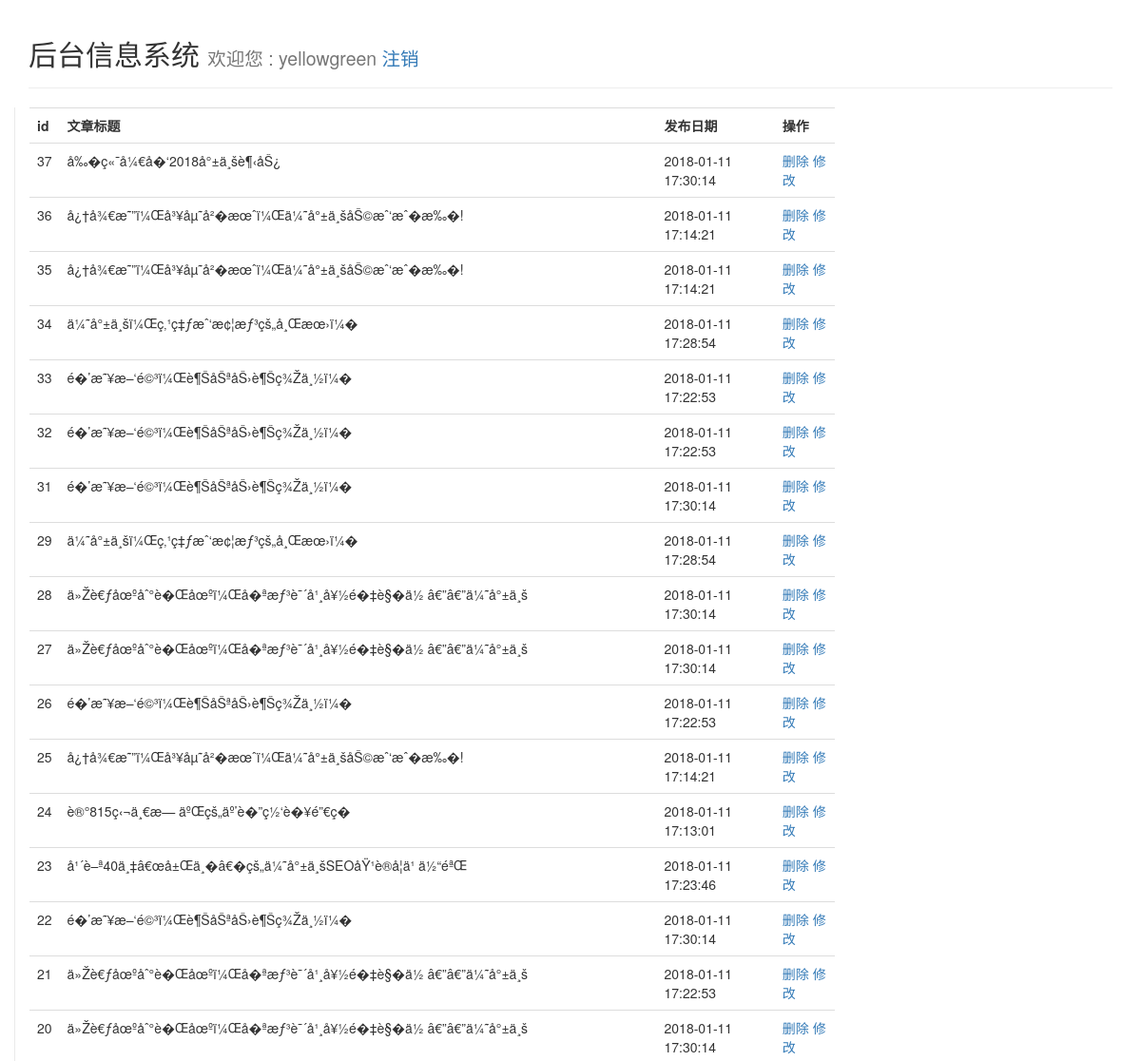
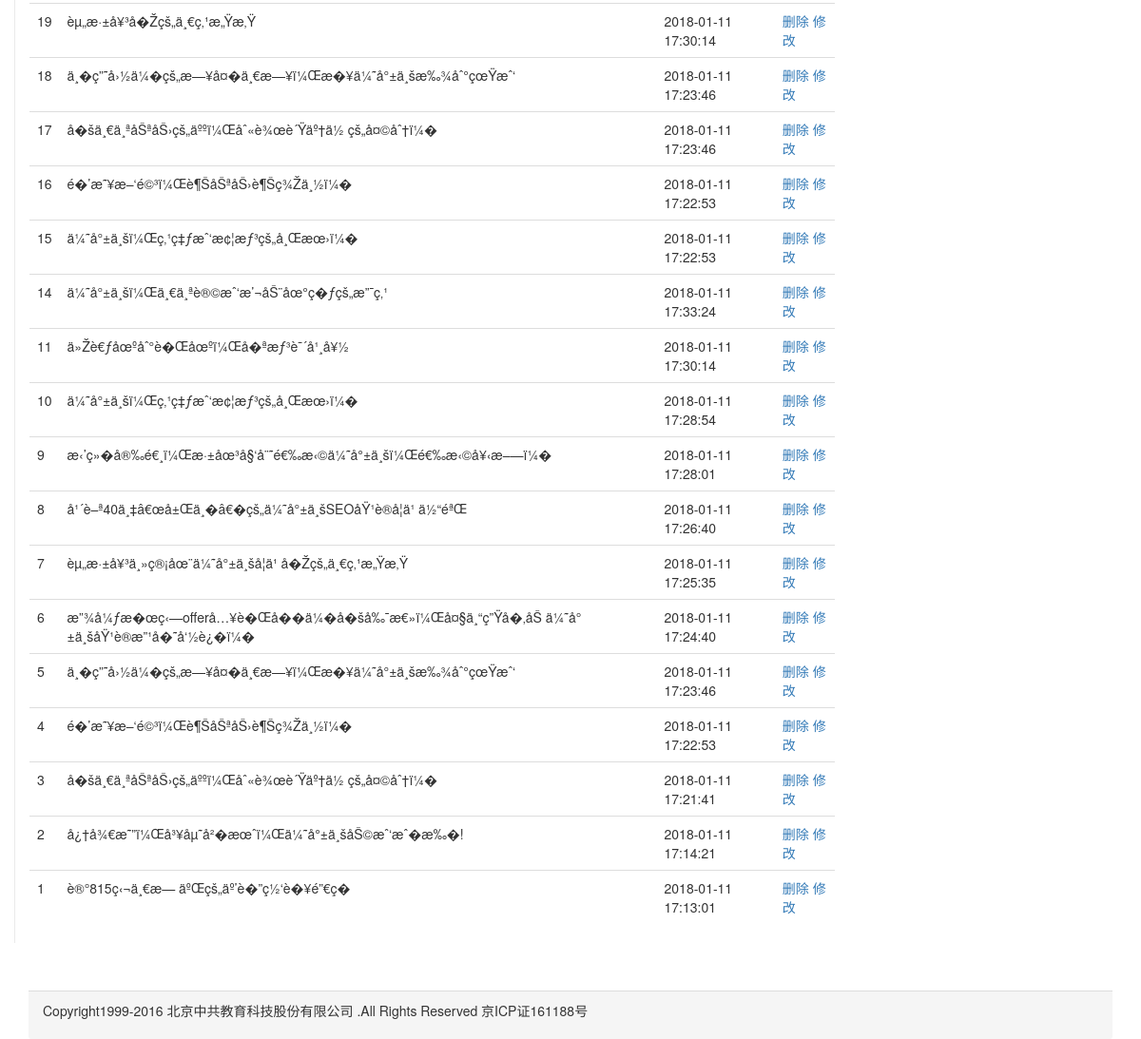
Screenshot of /admin/column.php (signed in) with the database file from the repository (2 pictures, top to bottom).
### tables this page shows
CREATE TABLE IF NOT EXISTS `u_article` (
  `u_id` int(10) unsigned NOT NULL AUTO_INCREMENT,
  `u_title` varchar(300) NOT NULL,
  `u_column` varchar(100) NOT NULL,
  `u_description` text NOT NULL,
  `u_keywords` varchar(100) NOT NULL,
  `u_contents` text NOT NULL,
  `u_thumb` varchar(200) NOT NULL,
  `u_author` varchar(100) NOT NULL,
  `u_add_date` varchar(50) NOT NULL,
  PRIMARY KEY (`u_id`)
);

### admin/column.php (the view, shortened to what this page needs)
<?php
$con = new mysqli('localhost', 'root', 'root', 'myitem');
$sql = "SELECT * FROM u_article ORDER BY u_id DESC";
$result = $con->query($sql);
?>
<!doctype html>
<html lang="zh-CN">
<head>
    <?php include "../include/head.php"; ?>
</head>
<body class="backend">
<div class="container">
    <?php include "include/column_header.php"; ?>
    <div class="row">
        <div class="col-md-9" style="border-left:1px solid #eaeaea;">
            <table class="table">
                <tr>
                    <th>id</th>
                    <th>文章标题</th>
                    <th>发布日期</th>
                    <th>操作</th>
                </tr>
                <?php
                if ($result->num_rows > 0) {
                    while ($row = $result->fetch_assoc()) {
                ?>
                        <tr>
                            <td><?php echo $row['u_id']?></td>
                            <td><?php echo $row['u_title']?></td>
                            <td><?php echo date('Y-m-d H:i:s',$row['u_add_date'])?></td>
                            <td>
                                <a href="javascript:" onclick="deleteDate(<?php echo $row['u_id']?>)">删除</a>
                                <a href="edit.php?id=<?php echo $row['u_id']?>">修改</a>
                            </td>
                        </tr>
                <?php
                    }
                } else {
                    ?>
                    <tr>
                        <td colspan="4" style="text-align: center">没有数据</td>
                    </tr>
            <?php
                }
            ?>
            </table>
        </div>
    </div>
</div>
</body>
</html>

### include/head.php (shortened to what this page needs)
<link href="../css/bootstrap.css" rel="stylesheet">
<link rel="stylesheet" href="../css/public.css">

### admin/include/column_header.php (shortened to what this page needs)
<div class="page-header">
    <h2>后台信息系统
        <small>欢迎您 : <?php echo $_SESSION['htuser']; ?>
            <a href="php/dohtlogout.php">注销</a>
        </small>
    </h2>
</div>

### css/public.css (style rules this page uses)
body { padding-top: 50px; }

### admin/column.php (style rules this page uses)
body { padding-top: 0; }
.backend .footer { margin-top: 50px; }

### rows the page displays
u_article: u_id "37", u_title "å‰�ç«¯å¼€å�‘2018å°±ä¸šè¶‹åŠ¿", u_add_date "2018-01-11 17:30:14"
u_article: u_id "36", u_title "å¿†å¾€æ˜”ï¼Œå³¥åµ˜å²�æœˆï¼Œä¼˜å°±ä¸šåŠ©æˆ‘æˆ�æ‰�!", u_add_date "2018-01-11 17:14:21"
u_article: u_id "35", u_title "å¿†å¾€æ˜”ï¼Œå³¥åµ˜å²�æœˆï¼Œä¼˜å°±ä¸šåŠ©æˆ‘æˆ�æ‰�!", u_add_date "2018-01-11 17:14:21"
u_article: u_id "34", u_title "ä¼˜å°±ä¸šï¼Œç‚¹ç‡ƒæˆ‘æ¢¦æƒ³çš„å¸Œæœ›ï¼�", u_add_date "2018-01-11 17:28:54"
u_article: u_id "33", u_title "é�’æ˜¥æ–‘é©³ï¼Œè¶ŠåŠªåŠ›è¶Šç¾Žä¸½ï¼�", u_add_date "2018-01-11 17:22:53"
u_article: u_id "32", u_title "é�’æ˜¥æ–‘é©³ï¼Œè¶ŠåŠªåŠ›è¶Šç¾Žä¸½ï¼�", u_add_date "2018-01-11 17:22:53"
u_article: u_id "31", u_title "é�’æ˜¥æ–‘é©³ï¼Œè¶ŠåŠªåŠ›è¶Šç¾Žä¸½ï¼�", u_add_date "2018-01-11 17:30:14"
u_article: u_id "29", u_title "ä¼˜å°±ä¸šï¼Œç‚¹ç‡ƒæˆ‘æ¢¦æƒ³çš„å¸Œæœ›ï¼�", u_add_date "2018-01-11 17:28:54"
u_article: u_id "28", u_title "ä»Žè€ƒåœºåˆ°è�Œåœºï¼Œå�ªæƒ³è¯´å¹¸å¥½é�‡è§�ä½ â€”â€”ä¼˜å°±ä¸š", u_add_date "2018-01-11 17:30:14"
u_article: u_id "27", u_title "ä»Žè€ƒåœºåˆ°è�Œåœºï¼Œå�ªæƒ³è¯´å¹¸å¥½é�‡è§�ä½ â€”â€”ä¼˜å°±ä¸š", u_add_date "2018-01-11 17:30:14"
u_article: u_id "26", u_title "é�’æ˜¥æ–‘é©³ï¼Œè¶ŠåŠªåŠ›è¶Šç¾Žä¸½ï¼�", u_add_date "2018-01-11 17:22:53"
u_article: u_id "25", u_title "å¿†å¾€æ˜”ï¼Œå³¥åµ˜å²�æœˆï¼Œä¼˜å°±ä¸šåŠ©æˆ‘æˆ�æ‰�!", u_add_date "2018-01-11 17:14:21"
u_article: u_id "24", u_title "è®°815ç‹¬ä¸€æ— äºŒçš„äº’è�”ç½‘è�¥é”€ç�­", u_add_date "2018-01-11 17:13:01"
u_article: u_id "23", u_title "å¹´è–ª40ä¸‡â€œå±Œä¸�â€�çš„ä¼˜å°±ä¸šSEOåŸ¹è®­å­¦ä¹ ä½“éªŒ", u_add_date "2018-01-11 17:23:46"
u_article: u_id "22", u_title "é�’æ˜¥æ–‘é©³ï¼Œè¶ŠåŠªåŠ›è¶Šç¾Žä¸½ï¼�", u_add_date "2018-01-11 17:30:14"
u_article: u_id "21", u_title "ä»Žè€ƒåœºåˆ°è�Œåœºï¼Œå�ªæƒ³è¯´å¹¸å¥½é�‡è§�ä½ â€”â€”ä¼˜å°±ä¸š", u_add_date "2018-01-11 17:22:53"
u_article: u_id "20", u_title "ä»Žè€ƒåœºåˆ°è�Œåœºï¼Œå�ªæƒ³è¯´å¹¸å¥½é�‡è§�ä½ â€”â€”ä¼˜å°±ä¸š", u_add_date "2018-01-11 17:30:14"
u_article: u_id "19", u_title "èµ„æ·±å¥³å�Žçš„ä¸€ç‚¹æ„Ÿæ‚Ÿ", u_add_date "2018-01-11 17:30:14"
u_article: u_id "18", u_title "ä¸�ç”˜å›½ä¼�çš„æ—¥å¤�ä¸€æ—¥ï¼Œæ�¥ä¼˜å°±ä¸šæ‰¾åˆ°çœŸæˆ‘", u_add_date "2018-01-11 17:23:46"
u_article: u_id "17", u_title "å�šä¸€ä¸ªåŠªåŠ›çš„äººï¼Œåˆ«è¾œè´Ÿäº†ä½ çš„å¤©åˆ†ï¼�", u_add_date "2018-01-11 17:23:46"
u_article: u_id "16", u_title "é�’æ˜¥æ–‘é©³ï¼Œè¶ŠåŠªåŠ›è¶Šç¾Žä¸½ï¼�", u_add_date "2018-01-11 17:22:53"
u_article: u_id "15", u_title "ä¼˜å°±ä¸šï¼Œç‚¹ç‡ƒæˆ‘æ¢¦æƒ³çš„å¸Œæœ›ï¼�", u_add_date "2018-01-11 17:22:53"
u_article: u_id "14", u_title "ä¼˜å°±ä¸šï¼Œä¸€ä¸ªè®©æˆ‘æ’¬åŠ¨åœ°ç�ƒçš„æ”¯ç‚¹", u_add_date "2018-01-11 17:33:24"
u_article: u_id "11", u_title "ä»Žè€ƒåœºåˆ°è�Œåœºï¼Œå�ªæƒ³è¯´å¹¸å¥½", u_add_date "2018-01-11 17:30:14"
u_article: u_id "10", u_title "ä¼˜å°±ä¸šï¼Œç‚¹ç‡ƒæˆ‘æ¢¦æƒ³çš„å¸Œæœ›ï¼�", u_add_date "2018-01-11 17:28:54"
u_article: u_id "9", u_title "æ‹’ç»�å®‰é€¸ï¼Œæ·±åœ³å§‘å¨˜é€‰æ‹©ä¼˜å°±ä¸šï¼Œé€‰æ‹©å¥‹æ–—ï¼�", u_add_date "2018-01-11 17:28:01"
u_article: u_id "8", u_title "å¹´è–ª40ä¸‡â€œå±Œä¸�â€�çš„ä¼˜å°±ä¸šSEOåŸ¹è®­å­¦ä¹ ä½“éªŒ", u_add_date "2018-01-11 17:26:40"
u_article: u_id "7", u_title "èµ„æ·±å¥³ä¸»ç®¡åœ¨ä¼˜å°±ä¸šå­¦ä¹ å�Žçš„ä¸€ç‚¹æ„Ÿæ‚Ÿ", u_add_date "2018-01-11 17:25:35"
u_article: u_id "6", u_title "æ”¾å¼ƒæ�œç‹—offerå…¥è�Œå��ä¼�å�šå‰¯æ€»ï¼Œå¤§ä¸“ç”Ÿå�‚åŠ ä¼˜å°±ä¸šåŸ¹è®­æ”¹å�˜å‘½è¿�ï¼�", u_add_date "2018-01-11 17:24:40"
u_article: u_id "5", u_title "ä¸�ç”˜å›½ä¼�çš„æ—¥å¤�ä¸€æ—¥ï¼Œæ�¥ä¼˜å°±ä¸šæ‰¾åˆ°çœŸæˆ‘", u_add_date "2018-01-11 17:23:46"
u_article: u_id "4", u_title "é�’æ˜¥æ–‘é©³ï¼Œè¶ŠåŠªåŠ›è¶Šç¾Žä¸½ï¼�", u_add_date "2018-01-11 17:22:53"
u_article: u_id "3", u_title "å�šä¸€ä¸ªåŠªåŠ›çš„äººï¼Œåˆ«è¾œè´Ÿäº†ä½ çš„å¤©åˆ†ï¼�", u_add_date "2018-01-11 17:21:41"
u_article: u_id "2", u_title "å¿†å¾€æ˜”ï¼Œå³¥åµ˜å²�æœˆï¼Œä¼˜å°±ä¸šåŠ©æˆ‘æˆ�æ‰�!", u_add_date "2018-01-11 17:14:21"
u_article: u_id "1", u_title "è®°815ç‹¬ä¸€æ— äºŒçš„äº’è�”ç½‘è�¥é”€ç�­", u_add_date "2018-01-11 17:13:01"

### other values shown
$_SESSION['htuser'] "yellowgreen"
